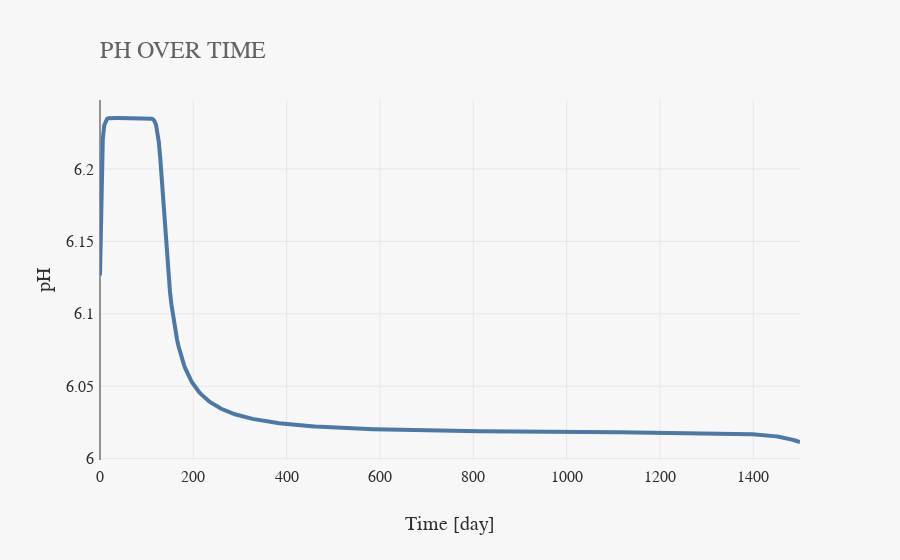

Notebook code cell kept with this figure:
### Code cell
fig3 = Figure()
fig3.title("PH OVER TIME")
fig3.xaxisTitle("Time [day]")
fig3.yaxisTitle("pH")
fig3.drawLine(table["Time"], table["pH"], "pH")
fig3.show()

### Figure 1 — Plotly figure (JSON) as saved in the notebook; plotly's stock layout.template omitted (floating-point values rounded to 4 significant figures; data arrays with more than 128 entries replaced by an {"elided": "..."} marker saying what was removed)
{"data": [{"mode": "lines", "name": "pH", "type": "scatter", "x": {"elided": "501 int values"}, "y": {"elided": "501 float values"}}], "layout": {"title": {"text": "PH OVER TIME"}, "xaxis": {"title": {"text": "Time [day]"}}, "yaxis": {"title": {"text": "pH"}}}}
